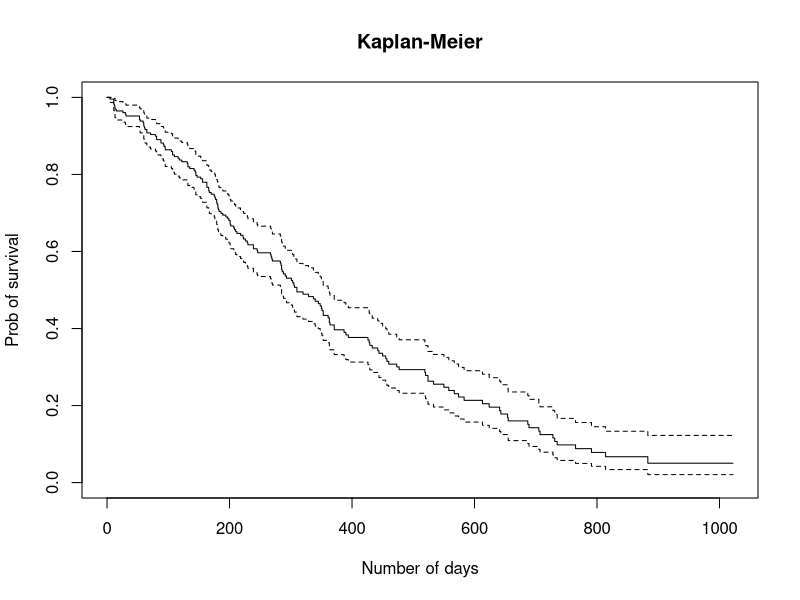
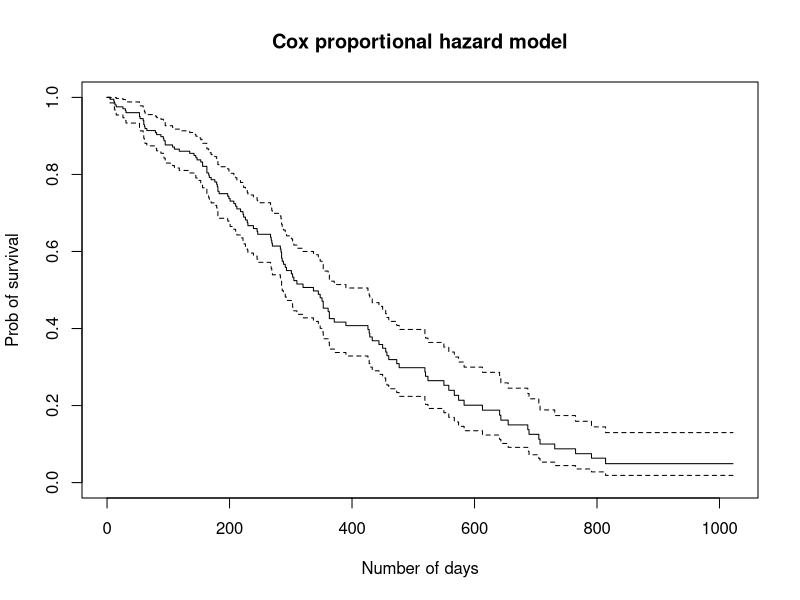
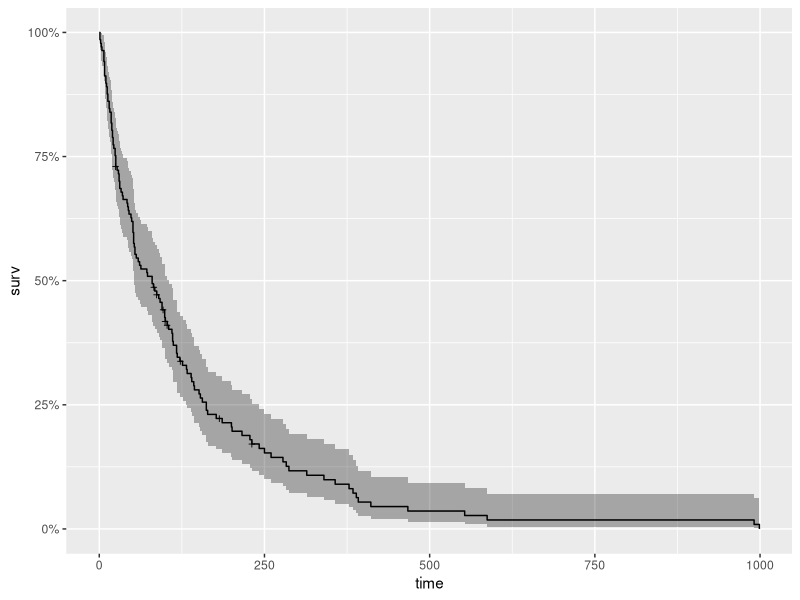
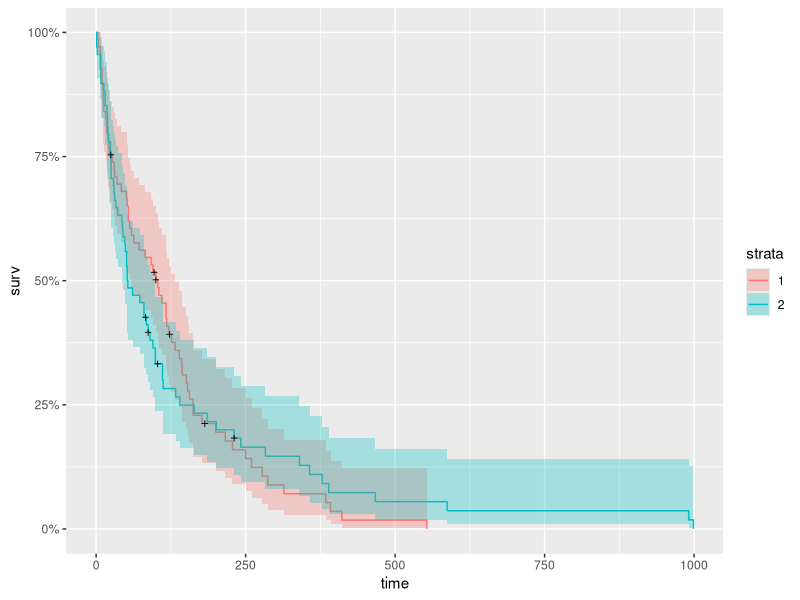
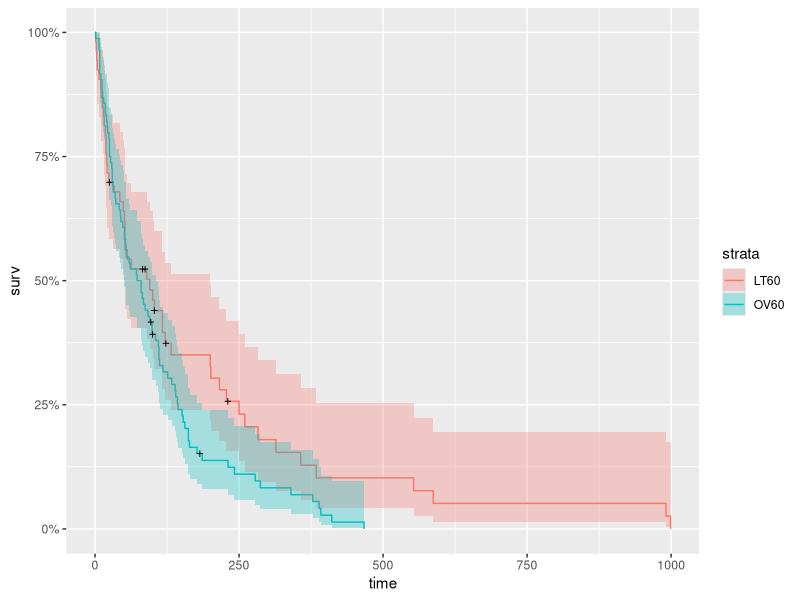
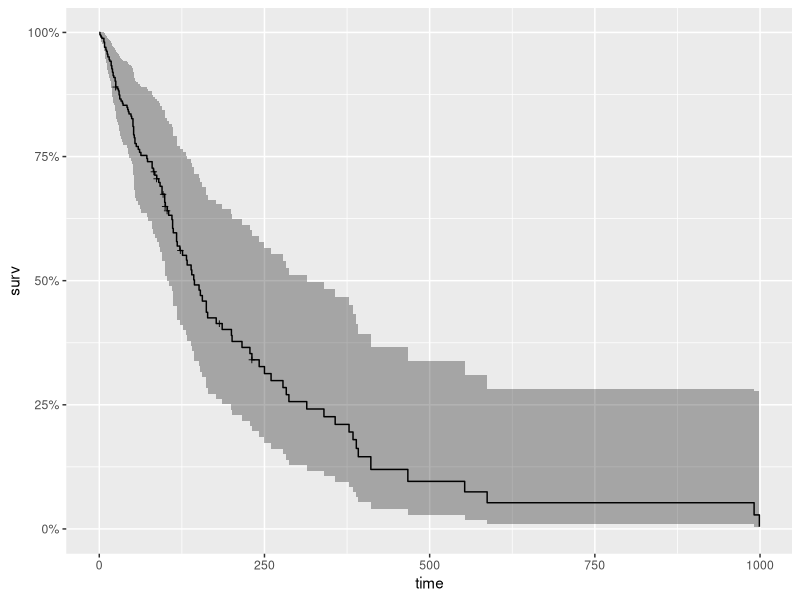
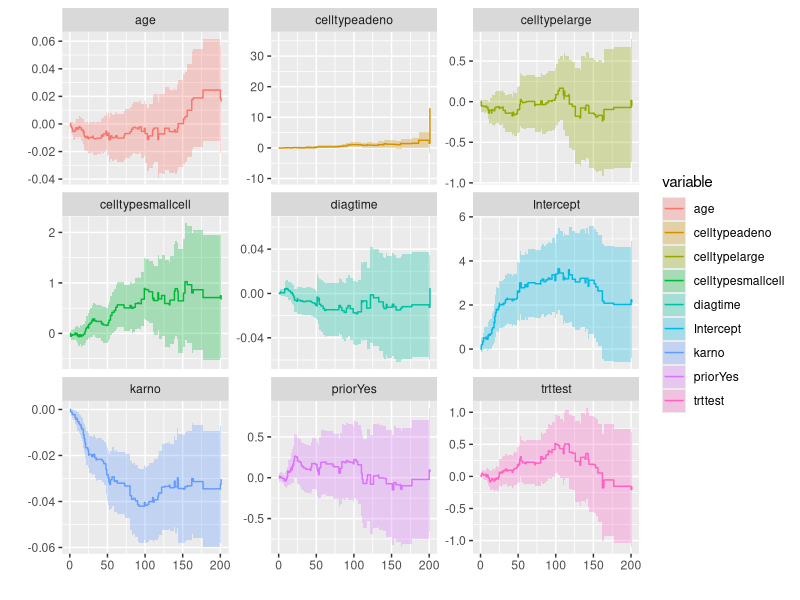

Source code (R) for these figures, in order:
## ---- chunk 1
library(survival)
lung
## ---- chunk 2
survival_function = survfit(Surv(lung$time, lung$status == 2) ~ 1)
survival_function
## ---- chunk 3
plot(survival_function, main = "Kaplan-Meier", xlab = "Number of days", 
     ylab = "Prob of survival")
## ---- chunk 4
cox_mod <- coxph(Surv(lung$time, lung$status == 2) ~., data = lung)

summary(cox_mod)
## ---- chunk 5
cox <- survfit(cox_mod)

plot(cox, main = "Cox proportional hazard model", xlab = "Number of days", 
     ylab = "Prob of survival")
## ---- chunk 6
library(survival)
library(ranger)
library(ggplot2)
library(dplyr)
library(ggfortify) ## for better survival plots

data(veteran)
head(veteran)
## ---- chunk 7
km <- with(veteran, Surv(time, status))
head(km, 80)
## ---- chunk 8
km_fit <- survfit(Surv(time, status) ~ 1, data = veteran)
summary(km_fit, times = c(1, 30, 60, 90*(1:10)))
## ---- chunk 9
autoplot(km_fit)
## ---- chunk 10
km_trt_fit <- survfit(Surv(time, status) ~ trt, data = veteran)
autoplot(km_trt_fit)
## ---- chunk 11
vet <- mutate(veteran, AG = ifelse((age < 60), "LT60", "OV60"),
              AG = factor(AG),
              trt = factor(trt, labels = c("standard", "test")),
              prior = factor(prior, labels = c("NO", "Yes")))

km_AG_fit <- survfit(Surv(time, status) ~ AG, data = vet)
autoplot(km_AG_fit)
## ---- chunk 12
cox <- coxph(Surv(time, status) ~ trt + celltype + karno + diagtime + age
             + prior, data = vet)
summary(cox)
## ---- chunk 13
cox_fit <- survfit(cox)
autoplot(cox_fit)
## ---- chunk 14
aa_fit <- aareg(Surv(time, status) ~ trt + celltype +
                  karno + diagtime + age + prior, data = vet)

aa_fit
## ---- chunk 15
autoplot(aa_fit)
